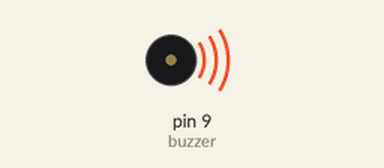
The sketch below on a simulated Arduino Uno, built with avr-gcc and run on an emulated ATmega328P. Parts: buzzer (waves = sounding).

Above: at 0.5 s.
At 7.5 s:
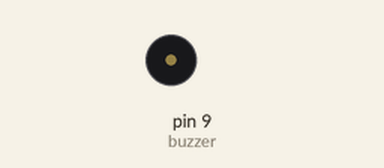
Timing chart, 0 to 10.4 s (numbered marks = the images above):
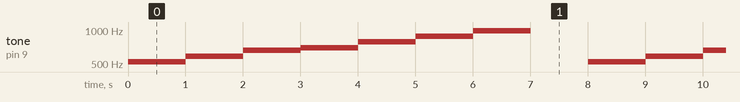

The sketch:

buzzer.ino
```cpp
#define buzzer 9
//DO RE MI FA SOL LA SI
int notas[]={524,588,660,698,785,881,989};

void setup() {
  pinMode(buzzer,OUTPUT);

}

void loop() {
  for(int i=0;i<7;i++){
      tone(buzzer,notas[i],1000);
      delay(1000);
   }
   delay(1000);
}
```

Measured:
- by itself, tone on pin 9 (buzzer): repeats every 8.0 s: 588 Hz 1.0 s, 660 Hz 1.0 s, 698 Hz 1.0 s, 785 Hz 1.0 s, 881 Hz 1.0 s, 989 Hz 1.0 s, silent 1.0 s, 524 Hz 1.0 s
